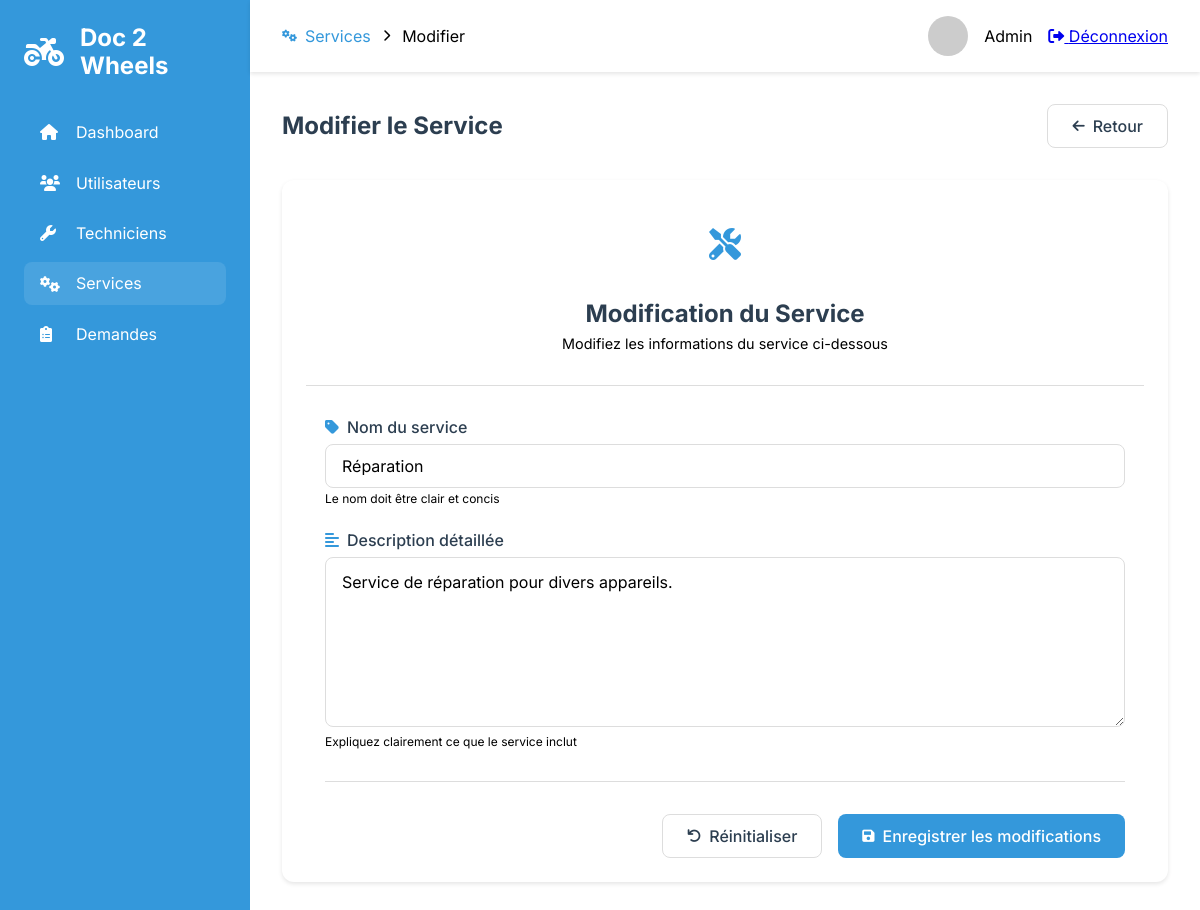
Page /admin/services/edit/1 on the committed database.
### tables this page shows
CREATE TABLE services (
    id INT AUTO_INCREMENT PRIMARY KEY,
    name VARCHAR(255) NOT NULL,
    description TEXT
);

### src/Lib/Controllers/AbstractController.php (called while the page is built, shortened)
<?php
abstract class AbstractController
{
  protected function render(string $template, array $data = [], string $dir = ''): Response
  {
    $response = new Response();
    extract($data);
    $path = __DIR__ . "/../../Views";
    $path .= "/{$template}.view.php";
    require_once $path;
    $response->setContent(ob_get_clean());
    $response->addHeader('Content-Type', 'text/html');
    return $response;
  }
}

### src/Controllers/AdminControllers/AdminController.php (called while the page is built, shortened)
<?php
class AdminController extends AbstractController
{
  private $service;
  public function __construct()
  {
    $this->service = new Service();
  }
  public function editService(Request $request, $id): Response
  {
    $service = $this->service->getById($id);
    return $this->render('admin/services/edit', ['service' => $service]);
  }
}

### src/Lib/Http/Router.php (called while the page is built, shortened)
<?php
class Router
{
    public function route(Request $request): ?Response {
        $routesByUri = self::getRoutesFromUriRequest($request);
        $routeByMethod = self::getRoutesFromMethodRequest($request, $routesByUri);
        list($controllerName, $method) = explode('@', $routeByMethod->controller);
        $controller = new $controller();
        $params = self::extractParams($request->getUri(), $routeByMethod->path);
        return $controller->$method($request, ...$params);
    }
    private static function getRoutesFromUriRequest(Request $request): array{
        $matchingRoutes = [];
        $routes = self::getConfig();
        foreach ($routes as $route) {
            if (self::urlMatches($request, $route) && self::checkMethod($request, $route)) {
                $matchingRoutes[] = $route;
            }
        }
        return $matchingRoutes;
    }
    private static function getRoutesFromMethodRequest(Request $request, array $routes): ?object {
        foreach($routes as $route) {
            if(self::checkMethod($request, $route)) {
                return $route;
            }
        }
        return null;
    }
    private static function urlMatches(Request $request, object $route): bool {
        $requestUriParts = self::getUrlParts($request->getPath());
        $routePathParts = self::getUrlParts($route->path);
        if(self::checkUrlPartsNumberMatches($requestUriParts, $routePathParts) === false) {
            return false;
        }
        foreach($routePathParts as $key => $part) {
            if(self::isUrlPartSlug($part) === false) {
                if($part !== $requestUriParts[$key]) {
                    return false;
                }
            }else{
                $request->addSlug(substr($part, 1), $requestUriParts[$key]);
            }
        }
        return true;
    }
    private static function getUrlParts(string $url): array {
        return explode('/', trim($url, '/'));
    }
    private static function checkUrlPartsNumberMatches(array $requestUriParts, array $routePathParts): bool {
        return count($requestUriParts) === count($routePathParts);
    }
    private static function isUrlPartSlug(string $part): bool {
        return strpos($part, ':') === 0;
    }
    private static function getConfig(): array {
        $config = json_decode(file_get_contents(__DIR__ . '/../../../config/routes.json'));
        return $config;
    }
    private static function checkMethod(Request $request, object $route): bool {
        return in_array($request->getMethod(), $route->methods);
    }
    private static function extractParams(string $url, string $path): array {
        $urlParts = self::getUrlParts($url);
        $pathParts = self::getUrlParts($path);
        $params = [];
        foreach($urlParts as $key => $part) {
            if(self::isUrlPartSlug($pathParts[$key])) {
                $params[] = $part;
            }
        }
        return $params;
    }
}

### src/Lib/Database/Dsn.php (called while the page is built, shortened)
<?php
class Dsn {
    private string $host;
    private string $dbname;
    private string $user;
    private string $password;
    private string $port;
    public function __construct() {
        $config = $this->getConfig();
        $this->host = $config['host'];
        $this->dbname = $config['database'];
        $this->user = $config['user'];
        $this->password = $config['password'];
        $this->port = $config['port'];
    }
    private function getConfig(): array {
        $file = file_get_contents(__DIR__ . '/../../../config/database.json');
        return json_decode($file, true);
    }
    public function getDsn(): string {
        return "mysql:host={$this->host};dbname={$this->dbname};port={$this->port}";
    }
    public function getPassword(): string {
        return $this->password;
    }
    public function getUser(): string {
        return $this->user;
    }
}

### src/Lib/Database/DatabaseConnexion.php (called while the page is built, shortened)
<?php
class DatabaseConnexion
{
    private \PDO $pdo_connexion;
    private \PDOStatement $stmt;
    public function setConnexion(): self
    {
        $dsn = new Dsn();
        $this->pdo_connexion = new \PDO(
            $dsn->getDsn(),
            $dsn->getUser(),
            $dsn->getPassword()
        );
        return $this;
    }
    public function query($sql)
    {
        $this->stmt = $this->pdo_connexion->prepare($sql);
    }
    public function bind($param, $value, $type = null)
    {
        if (is_null($type)) {
            switch (true) {
                default:
                    $type = \PDO::PARAM_STR;
            }
        }
        $this->stmt->bindValue($param, $value, $type);
    }
    public function execute(): bool
    {
        return $this->stmt->execute();
    }
    public function single()
    {
        $this->execute();
        return $this->stmt->fetch(\PDO::FETCH_OBJ);
    }
}

### src/Entities/Service.php (called while the page is built, shortened)
<?php
class Service
{
    private $dbConnexion;
    public function __construct()
    {
        $this->dbConnexion = new DatabaseConnexion();
    }
    public function getById($id)
    {
        $this->dbConnexion->query("SELECT * FROM services WHERE id = :id");
        $this->dbConnexion->bind(':id', $id);
        return $this->dbConnexion->single();
    }
}

### src/Views/admin/services/edit.view.php (the view, shortened to what this page needs)
<!DOCTYPE html>
<html lang="fr">
<head>
    <link rel="stylesheet" href="../../../../sass/dist/css/main.css">
    <link rel="stylesheet" href="https://cdnjs.cloudflare.com/ajax/libs/font-awesome/6.0.0/css/all.min.css">
</head>
<body class="admin-layout">
    <aside class="admin-sidebar">
        <div class="admin-sidebar__logo">
            <i class="fas fa-motorcycle"></i>
            <span>Doc 2 Wheels</span>
        </div>
        <nav class="admin-sidebar__nav">
            <ul>
                <li>
                    <a href="/admin">
                        <i class="fas fa-home"></i>
                        <span>Dashboard</span>
                    </a>
                </li>
                <li>
                    <a href="/admin/users">
                        <i class="fas fa-users"></i>
                        <span>Utilisateurs</span>
                    </a>
                </li>
                <li>
                    <a href="/admin/technicians">
                        <i class="fas fa-wrench"></i>
                        <span>Techniciens</span>
                    </a>
                </li>
                <li class="active">
                    <a href="/admin/services">
                        <i class="fas fa-cogs"></i>
                        <span>Services</span>
                    </a>
                </li>
                <li>
                    <a href="/admin/service_requests">
                        <i class="fas fa-clipboard-list"></i>
                        <span>Demandes</span>
                    </a>
                </li>
            </ul>
        </nav>
    </aside>
    <main class="admin-main">
        <header class="admin-header">
            <div class="breadcrumb">
                <a href="/admin/services">
                    <i class="fas fa-cogs"></i>
                    Services
                </a>
                <i class="fas fa-chevron-right"></i>
                <span>Modifier</span>
            </div>
            <div class="admin-header__profile">
                <div class="profile">
                    <img src="https://ui-avatars.com/api/?name=Admin&background=0D8ABC&color=fff" alt="Profile">
                    <span>Admin</span>
                    <a href="/logout" class="logout-btn">
                        <i class="fas fa-sign-out-alt"></i> Déconnexion
                    </a>
                </div>
            </div>
        </header>
        <div class="admin-content">
            <div class="content-header">
                <h1>Modifier le Service</h1>
                <a href="/admin/services" class="btn btn-secondary">
                    <i class="fas fa-arrow-left"></i> Retour
                </a>
            </div>
            <div class="card">
                <div class="service-edit-header">
                    <div class="service-icon">
                        <i class="fas fa-tools"></i>
                    </div>
                    <h2>Modification du Service</h2>
                    <p>Modifiez les informations du service ci-dessous</p>
                </div>
                <form method="post" action="/admin/services/edit/<?= $service->id ?>" class="admin-form">
                    <div class="form-group">
                        <label for="name">
                            <i class="fas fa-tag"></i>
                            Nom du service
                        </label>
                        <input type="text" id="name" name="name" required
                               class="form-control" value="<?= $service->name ?>"
                               placeholder="Ex: Révision complète">
                        <small class="form-text">Le nom doit être clair et concis</small>
                    </div>
                    <div class="form-group">
                        <label for="description">
                            <i class="fas fa-align-left"></i>
                            Description détaillée
                        </label>
                        <textarea id="description" name="description" required
                                  class="form-control" rows="6"
                                  placeholder="Décrivez en détail ce que comprend ce service..."><?= $service->description ?></textarea>
                        <small class="form-text">Expliquez clairement ce que le service inclut</small>
                    </div>
                    <div class="form-actions">
                        <button type="reset" class="btn btn-secondary">
                            <i class="fas fa-undo"></i> Réinitialiser
                        </button>
                        <button type="submit" class="btn btn-primary">
                            <i class="fas fa-save"></i> Enregistrer les modifications
                        </button>
                    </div>
                </form>
            </div>
        </div>
    </main>
</body>
</html>

### rows in the picture
services: name "Réparation", description "Service de réparation pour divers appareils."
